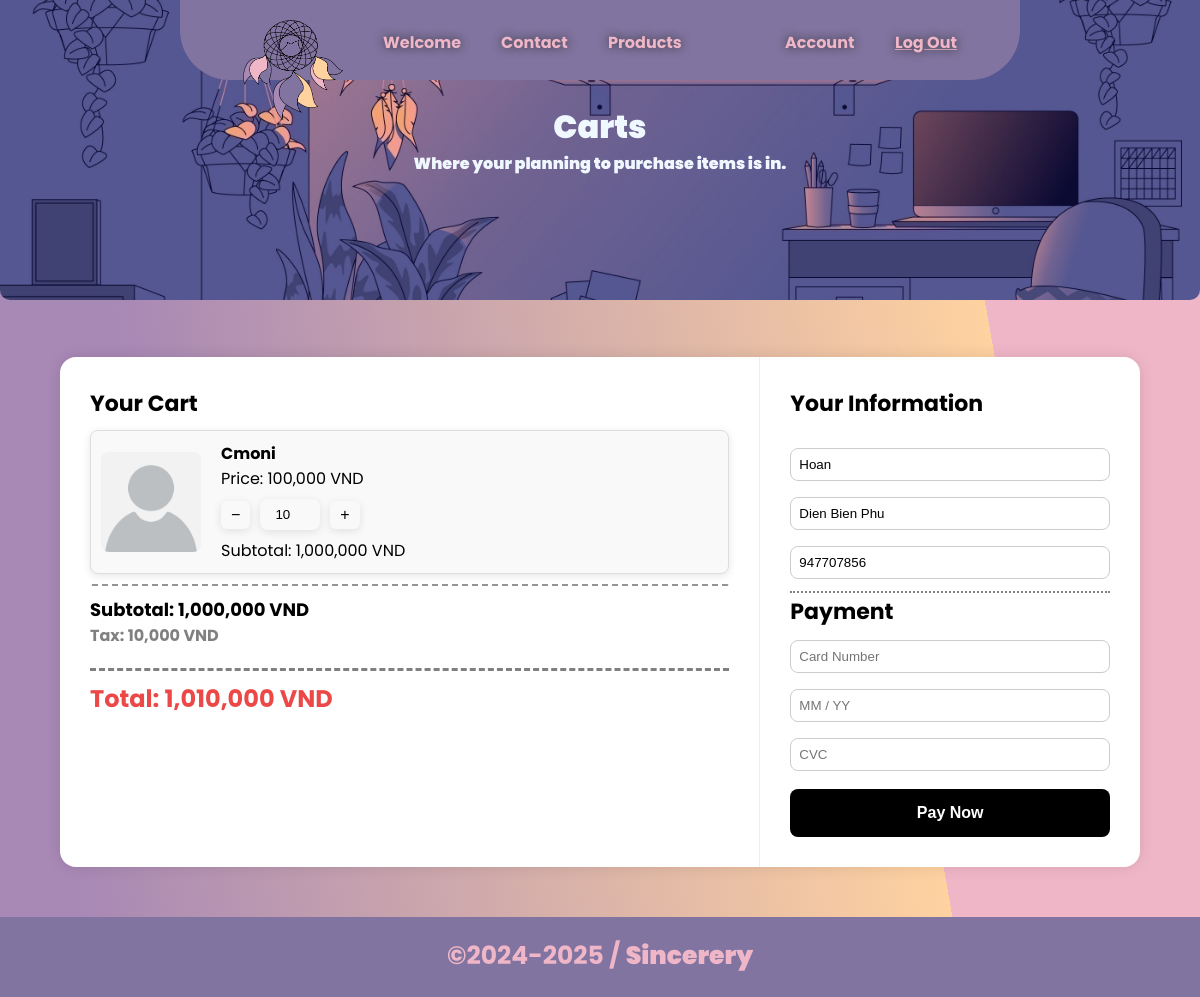
The app's page /Carts.php (signed in) with its own data.
### tables this page shows
CREATE TABLE `carts` (
  `id` int(11) NOT NULL,
  `users` int(3) NOT NULL,
  `Product_id` int(11) NOT NULL,
  `quantity` int(11) NOT NULL,
  `order_id` int(11) NOT NULL
);

CREATE TABLE `products` (
  `ID` int(3) NOT NULL,
  `Creators` int(255) NOT NULL,
  `Name` varchar(255) NOT NULL,
  `Description` varchar(2000) NOT NULL,
  `Categories` varchar(255) NOT NULL,
  `Price` int(11) NOT NULL,
  `Stocks` int(11) NOT NULL,
  `Picture` varchar(255) NOT NULL,
  `Visibility` tinyint(1) NOT NULL,
  `Created_at` timestamp NOT NULL DEFAULT current_timestamp() ON UPDATE current_timestamp()
);

CREATE TABLE `customers` (
  `User` int(3) NOT NULL,
  `Fullname` varchar(255) NOT NULL,
  `Phone` int(11) NOT NULL,
  `Address` varchar(255) NOT NULL
);

### Carts.php (the view, shortened to what this page needs)
<?php require('./includes/Header.php');
$userEmail = $_COOKIE['username'] ?? '';
$cartItems = [];
$fullName = $address = $phone = '';
if ($userEmail) {
    $stmt = $conn->prepare("SELECT id FROM users WHERE email = ?");
    $stmt->bind_param("s", $userEmail);
    $stmt->execute();
    $result = $stmt->get_result();
    $user = $result->fetch_assoc();
    if ($user) {
        $userID = $user['id'];
        $cartQuery = $conn->prepare("
    SELECT c.quantity, p.ID as product_id, p.name, p.price, p.Picture
    FROM carts c
    JOIN products p ON c.Product_id = p.ID
    WHERE c.users = ? AND c.order_id = 0
");
        $cartQuery->bind_param("i", $userID);
        $cartQuery->execute();
        $cartItems = $cartQuery->get_result();
    }
}
if ($userID) {
    $infoStmt = $conn->prepare("SELECT Fullname, Address, Phone FROM customers WHERE User = ?");
    $infoStmt->bind_param("i", $userID);
    $infoStmt->execute();
    $infoResult = $infoStmt->get_result();
    if ($infoRow = $infoResult->fetch_assoc()) {
        $fullName = htmlspecialchars($infoRow['Fullname']);
        $address = htmlspecialchars($infoRow['Address']);
        $phone = htmlspecialchars($infoRow['Phone']);
    }
}
?>
<head>
    <link rel="stylesheet" href="style/Carts.css" />
</head>
<div style="position: relative;">
    <img src="images/6876899.jpg" style="z-index:-1; border-radius: 0px 0px 10px 10px; object-fit: cover;"
        height='300hv' width='100%' id="target-section" />
    <div class="Content"
        style="text-align:center; position: absolute; top: 50%; left: 50%; transform: translate(-50%, -50%);">
        <?php if (!isset($_COOKIE["Login-Status"]) || $_COOKIE["Login-Status"] != "1"): ?>
            <h1>Welcome to The Website</h1>
            <p>You need an account to make purchases</p>
            <button style="border: none; background-color: transparent;">
                <div class="interest" onclick="window.location.href='login.php'">Login</div>
            </button>
            <button style="border: none; background-color: transparent;">
                <div class="interest" onclick="window.location.href='register.php'">Sign Up</div>
            </button>
        <?php else: ?>
            <h1>Carts</h1>
            <p>Where your planning to purchase items is in.</p>
        <?php endif; ?>
    </div>
</div>
<div class="checkout-container">
    <div class="cart-section">
        <div class="checkout-header">Your Cart</div>
        <?php
        $subtotal = 0;
        if ($cartItems) {
            while ($item = $cartItems->fetch_assoc()) {
                $imageUrl = !empty($item['Picture']) ? $item['Picture'] : 'images/Unknown_person.jpg';
                $itemTotal = $item['price'] * $item['quantity'];
                $subtotal += $itemTotal;
                echo '
                <div class="cart-item" style="display: flex; align-items: center; border: 1px solid #ddd; margin: 10px 0; padding: 10px; border-radius: 8px; background-color: #f9f9f9;">
                    <img src="' . htmlspecialchars($imageUrl) . '" alt="' . htmlspecialchars($item['name']) . '" style="width: 100px; height: 100px; object-fit: cover; border-radius: 8px; margin-right: 20px;">
                    <div class="cart-item-info" style="flex-grow: 1;">
                        <div><strong>' . htmlspecialchars($item['name']) . '</strong></div>
                        <div>Price: ' . number_format($item['price']) . ' VND</div>
                        <form action="update_cart.php" method="post" class="quantity-form">
                            <input type="hidden" name="product_id" value="' . $item['product_id'] . '" />
                            <div class="quantity-control" style="display: flex; align-items: center; gap: 10px;">
                                <button type="button" class="qty-btn minus">−</button>
                                <input type="number" name="quantity" min="0" value="' . $item['quantity'] . '" style="width: 60px; text-align: center;" />
                                <button type="button" class="qty-btn plus">+</button>
                                <button type="submit" style="display: none;">Update</button>
                            </div>
                        </form>
                        <div>Subtotal: ' . number_format($itemTotal) . ' VND</div>
                    </div>
                </div>';
            }
        }
        $tax = 10000;
        $grandTotal = $subtotal + $tax;
        ?>
        <div class="total-top">Subtotal: <?= number_format($subtotal) ?> VND</div>
        <div class="total-tax">Tax: <?= number_format($tax) ?> VND</div>
        <div class="total"><strong>Total: <?= number_format($grandTotal) ?> VND</strong></div>
    </div>
    <div class="payment-section">
        <div class="checkout-header">Your Information</div>
        <div class="paycard">
            <form method="POST" id="payment-form">
                <input type="text" name="fullname" placeholder="Full Name" value="<?= $fullName ?>" required>
                <input type="text" name="address" placeholder="Address" value="<?= $address ?>" required>
                <input type="text" name="phone" placeholder="Phone Number" value="<?= $phone ?>" required>
                <div class="Seperate checkout-header2">Payment</div>
                <input type="text" name="card" placeholder="Card Number" required>
                <input type="text" name="expiry" placeholder="MM / YY" required>
                <input type="text" name="cvc" placeholder="CVC" required>
                <button class="payment-button pay-now" name="pay_now" type="submit"
                    style="width: 100%; padding: 15px; font-size: 16px; margin-top: 10px;">Pay Now</button>
            </form>
        </div>
    </div>
</div>
<?php require('./includes/Footer.php') ?>

### includes/Header.php (shortened to what this page needs)
<!DOCTYPE html>
<html lang="en">
	<head>
		<link rel="stylesheet" type="text/css" href="style/FPstyle.css" />
	</head>
	<body>
		<header class="header">
			<div class="container">
			   <nav class="nav">
				<img src="images/what.png" height="100px" width="100px" style="margin-bottom:-55px;margin-left:auto;"></img>
				<a class="nav-link" onclick="window.location.href='index.php'">
				 Welcome
				</a>
				<a class="nav-link" onclick="window.location.href='Contact.php'">
				 Contact
				</a>
				<a class="nav-link" onclick="window.location.href='Carts.php'" style="margin-right:auto">
				 Products
				</a>
                <?php
                $Cusername = isset($_COOKIE['Login-Status']);
                $error = [];
                if (empty($Cusername)) {
                    $error["username2"] = "Sign In";
                    $error["link"] = "Register.php";
                  } else {
                    $error["username2"] = "Account";
                    $error["link"] = "Dashboard.php";
                  }
                ?>
				<a class="nav-link"  onclick="window.location.href='<?php echo $error["link"]; ?>'">
                <?php echo $error["username2"] ?? "error"; ?>
				</a>
				<?php
                if (empty($Cusername)) {
                    $error["Status"] = " ";
                  } else {
                    $error["Status"] = "Log Out";
                  }
                ?>
				<a class="nav-link" action="" style="margin-right:auto" href="?logout=true">
                <?php echo $error["Status"] ?? "error"; ?>
				</a>
			</div>
		   </header>

### includes/Footer.php
<footer class="Footer" style="text-align:center;margin-top:0px;font-size:25px">
<a><b>©2024-2025 / <a style="font-weight:bolder;">Sincerery</a></b></a>
</footer>
</body>
</html>

### style/FPstyle.css (style rules this page uses)
:root { --primary-color: #8174a0; --Secondary-color: #a888b5; --Third-color: #efb6c8; --Fourth-color: #ffd2a0; --Text-color: ; --Invis: rgba(255, 255, 255, 0); }
* { padding: 0; margin: 0; box-sizing: border-box; }
body { font-family: "Poppins", sans-serif; height: 100vh; background-image: linear-gradient(80deg,var(--Secondary-color) 15%, var(--Fourth-color) 80%, var(--Third-color) 5%); overflow: visible; -webkit-user-select: none; -khtml-user-select: none; -moz-user-select: none; -ms-user-select: none; -o-user-select: none; user-select: none; }
.header { background-color: var(--primary-color); padding-top: 20px; padding-bottom: 20px; border-bottom: none solid 3px; border-radius: 0px 0px 50px 50px; width: 70%; height: 80px; margin-left: auto; margin-right: auto; position: fixed; top: 0; left: 0; right: 0; z-index: 999; text-decoration: none; }
.container { max-width: 1200px; margin: 0 auto; }
.nav { display: flex; align-items: center; justify-content: flex-end; height: 100%; }
.nav-link { color: var(--Third-color); font-weight: bold; padding-left: 40px; text-shadow: 0 0 10px #333333; transform: translateZ(0); will-change: transform; transition: font-size ease-in-out 0.1s; transition-delay: 0.5s; display: flex; align-items: center; justify-content: center; }
.Footer { background-color: var(--primary-color); padding-top: 20px; padding-bottom: 20px; width: auto; height: 80px; margin-left: auto; margin-right: auto; top: 0; left: 0; right: 0; z-index: 999; text-decoration: none; color: var(--Third-color) }
.Content { text-align:center; position: absolute; top: 50%; left: 50%; transform: translate(-50%, -50%); }
.Content h1,p { font-weight: 1000; color: aliceblue; }
.Content p { font-weight: 1000; margin-bottom: 30px; }

### style/Carts.css (style rules this page uses)
.checkout-container { display: flex; background: white; width: 90%; max-width: 1100px; margin: 50px auto; box-shadow: 0 0 15px rgba(0,0,0,0.1); border-radius: 16px; overflow: hidden; }
.cart-section, .payment-section { padding: 30px; }
.cart-section { flex: 2; border-right: 1px solid #eee; }
.payment-section { flex: 1; }
.cart-item { display: flex; align-items: center; margin-bottom: 20px; box-shadow: 0 2px 8px rgba(0,0,0,0.1); padding: 10px; border-radius: 12px; }
.cart-item img { width: 60px; height: 60px; object-fit: cover; border-radius: 10px; margin-right: 15px; }
.cart-item-info { flex-grow: 1; }
.checkout-header { font-size: 22px; font-weight: bold; margin-bottom: 10px; }
.checkout-header2 { font-size: 22px; font-weight: bold; margin-top: 4px; margin-bottom: 4px; padding-top: 8px ; }
.paycard { margin-top: 20px; }
input { width: 100%; padding: 8px; margin: 8px 0; border-radius: 8px; border: 1px solid #ccc; }
.payment-button { width: 100%; padding: 15px; border: none; border-radius: 8px; margin-top: 15px; font-size: 18px; cursor: pointer; }
.pay-now { background: black; color: white; font-weight: bold; }
.total { margin-top: 20px; font-size: 24px; font-weight: bold; border-top: grey dashed 3px; color: rgb(236, 72, 72); padding-top: 10px; }
.total-tax { font-size: 16px; font-weight: bold; color: grey; }
.total-top { border-top: rgba(63, 63, 63, 0.555) dashed 2px; border-radius: 2px; padding-top: 10px; font-size: 18px; font-weight: bold; }
.Seperate { border-top: grey 2px dotted; padding-top: 2px ; }
.quantity-control { display: flex; align-items: center; gap: 0.3rem; }
.qty-btn { background-color: #eeeeee00; border: none; padding: 5px 10px; font-size: 16px; cursor: pointer; border-radius: 6px; box-shadow: 0 2px 8px rgba(0,0,0,0.1); }
.quantity-control input[type="number"] { background-color: #eeeeee00; border: none; box-shadow: 0 2px 8px rgba(0,0,0,0.1); }

### records on screen
carts: Product.Name "Cmoni", Product.Price "100,000", quantity "10", itemTotal "1,000,000"
customers: fullname "Hoan", address "Dien Bien Phu", phone "947707856"

### other values on screen
$error["username2"] "Account"
$error["Status"] "Log Out"
$subtotal "1,000,000"
$tax "10,000"
$grandTotal "1,010,000"
